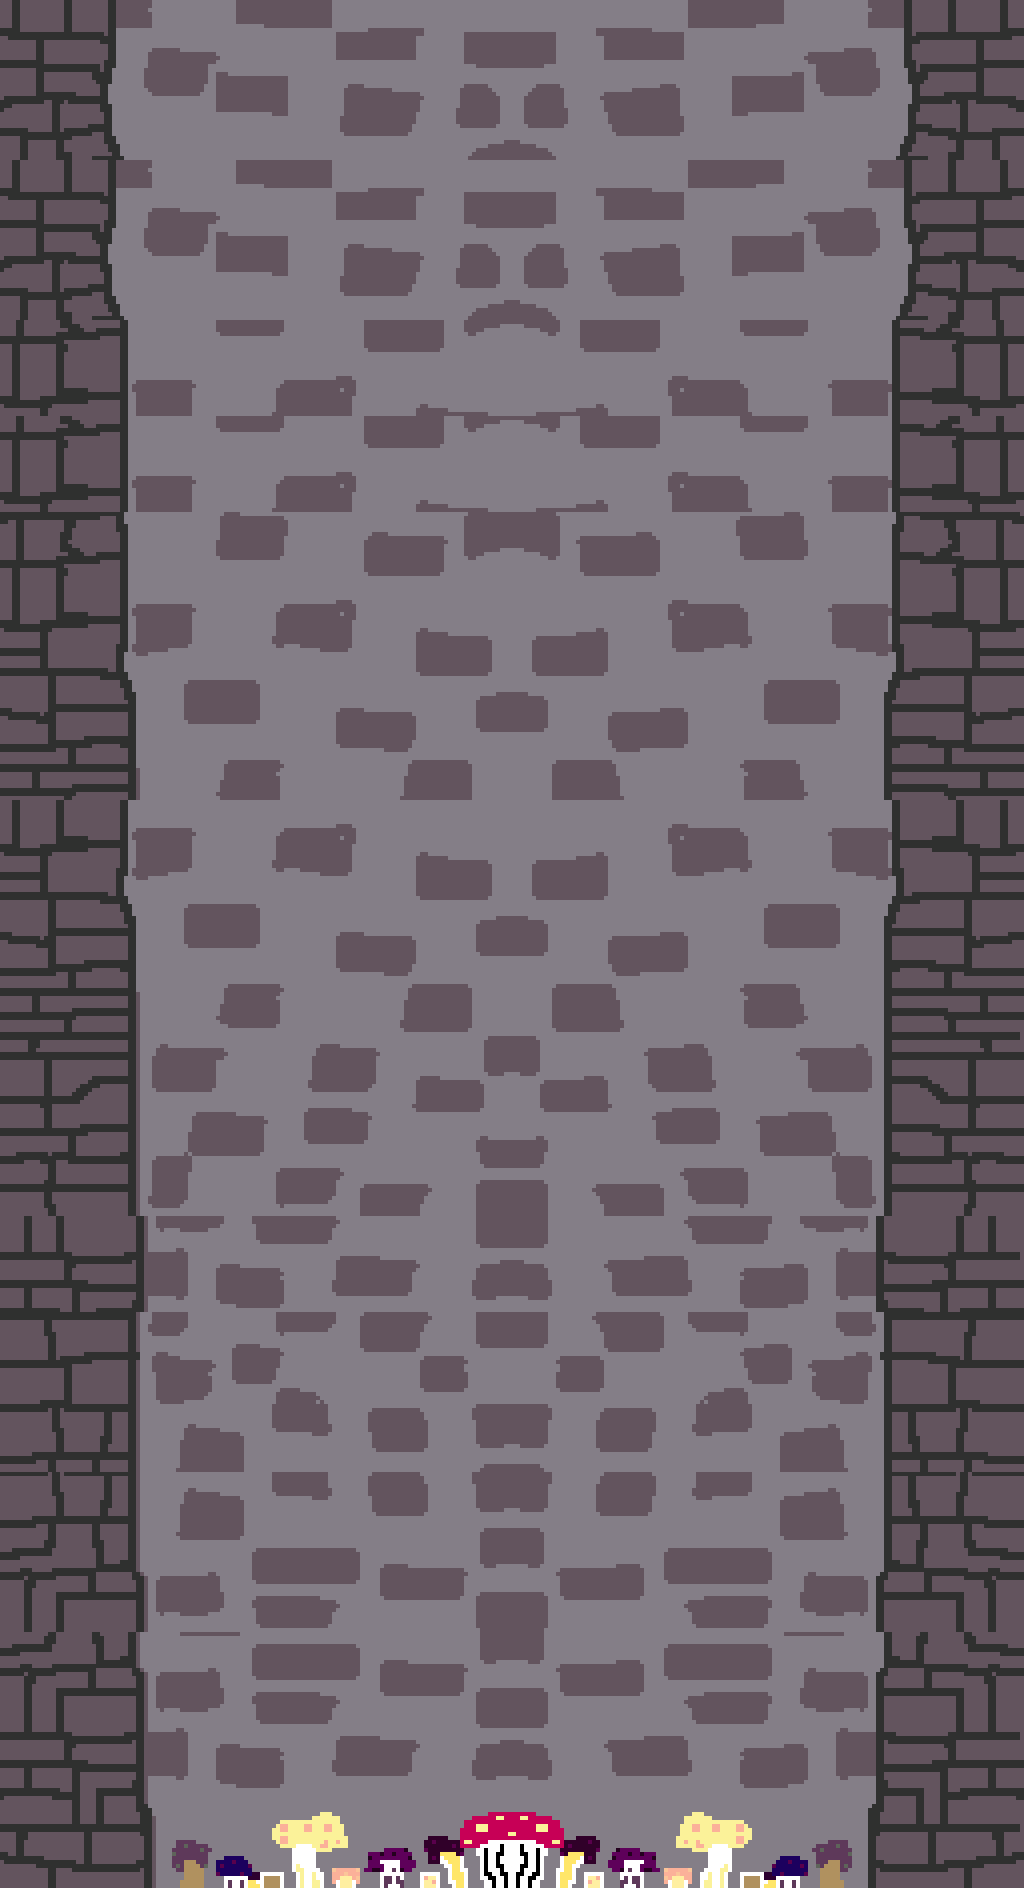

Rendered tile map (Tiled .tmx) drawn with the repository's tilesets; below, a short description and the map source with its tile grids summarised:
An orthogonal 32x59 tile map with 32x32 px tiles, 2 tile layers (Fondo, Plataformas).

<map version="1.5" tiledversion="1.7.0" orientation="orthogonal" renderorder="right-down" width="32" height="59" tilewidth="32" tileheight="32" infinite="0" nextlayerid="3" nextobjectid="1">
 <editorsettings>
  <export target="Mapa1.json" format="json" />
 </editorsettings>
 <tileset firstgid="1" name="fondo grande" tilewidth="32" tileheight="32" tilecount="1024" columns="32">
  <image source="fondo grande.png" width="1024" height="1024" />
 </tileset>
 <layer id="1" name="Fondo" width="32" height="59">
  <data>[1888 cells, 1888 non-empty, 1024 distinct tile ids]</data>
 </layer>
 <layer id="2" name="Plataformas" width="32" height="59">
  <data>[1888 cells, 0 non-empty, 0 distinct tile ids]</data>
 </layer>
</map>